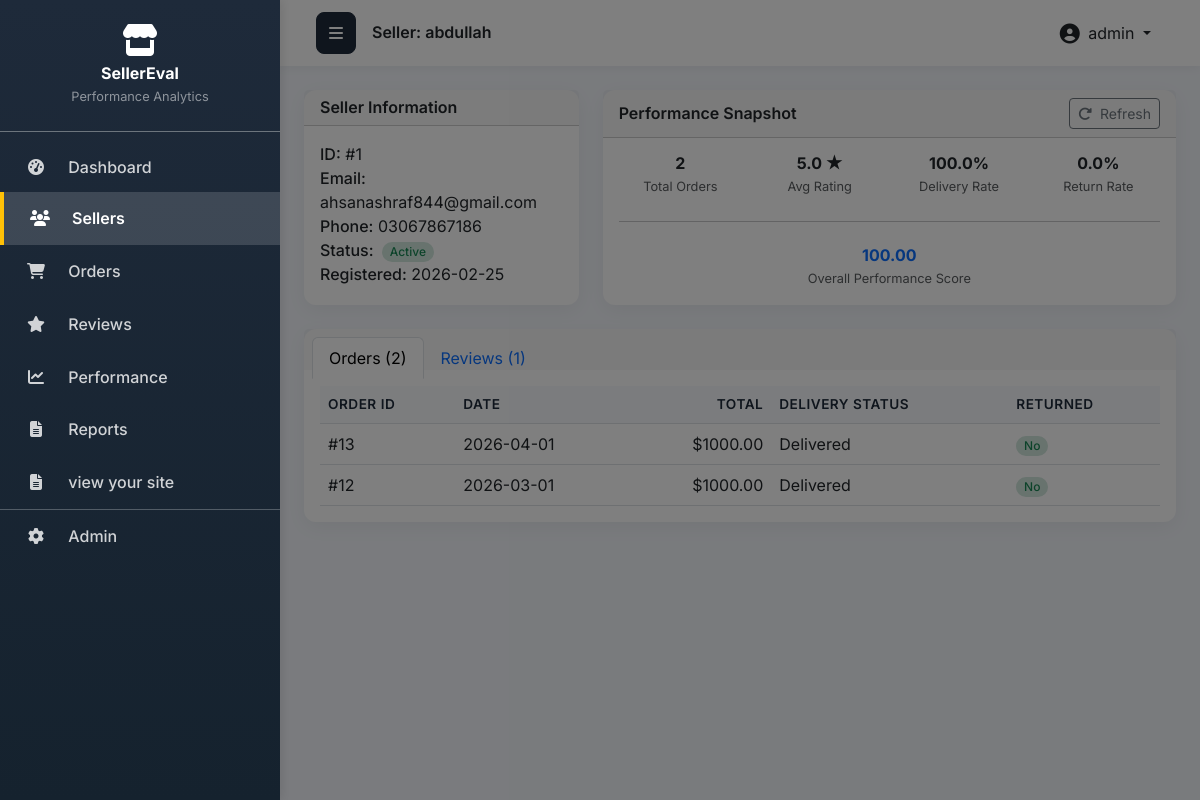
Page /sellers/1/ (signed in) on the committed database.
### appfyp/models.py (models this page shows, shortened)
class Seller(models.Model):
    STATUS_CHOICES = [
        ('Active', 'Active'),
        ('Under Review', 'Under Review'),
        ('Suspended', 'Suspended'),
    ]
    name = models.CharField(max_length=100, help_text="Seller's business name")
    email = models.EmailField(unique=True, help_text="Seller's contact email")
    phone = models.CharField(max_length=15, help_text="Seller's contact phone number")
    address = models.TextField(help_text="Seller's business address")
    status = models.CharField(
        max_length=20,
        choices=STATUS_CHOICES,
        default='Active',
        help_text="Current status of the seller account"
    )
    created_at = models.DateTimeField(
        auto_now_add=True,
        help_text="Registration date - when seller joined the platform"
    )
    class Meta:
        ordering = ['-created_at']
        verbose_name = "Seller"
        verbose_name_plural = "Sellers"

class Performance(models.Model):
    seller = models.OneToOneField(
        Seller,
        on_delete=models.CASCADE,
        related_name='performance',
        help_text="Seller this performance data belongs to"
    )
    total_orders = models.IntegerField(
        default=0,
        help_text="Total number of orders"
    )
    average_rating = models.FloatField(
        default=0.0,
        help_text="Average customer rating (1-5 scale)"
    )
    delivery_rate = models.FloatField(
        default=0.0,
        help_text="Percentage of successfully delivered orders"
    )
    return_rate = models.FloatField(
        default=0.0,
        help_text="Percentage of returned orders"
    )
    performance_score = models.FloatField(
        default=0.0,
        help_text="Calculated performance score (weighted composite)"
    )
    last_updated = models.DateTimeField(
        auto_now=True,
        help_text="Last time performance metrics were calculated"
    )
    class Meta:
        ordering = ['-performance_score']
        verbose_name = "Performance"
        verbose_name_plural = "Performances"

class Order(models.Model):
    DELIVERY_STATUS = [
        ('Delivered', 'Delivered'),
        ('Delayed', 'Delayed'),
        ('Failed', 'Failed'),
    ]
    seller = models.ForeignKey(
        Seller,
        on_delete=models.CASCADE,
        related_name='orders',
        help_text="Seller who fulfilled this order"
    )
    order_date = models.DateField(help_text="Date when order was placed")
    total_amount = models.DecimalField(
        max_digits=10,
        decimal_places=2,
        validators=[MinValueValidator(0)],
        help_text="Total order value in currency"
    )
    delivery_status = models.CharField(
        max_length=20,
        choices=DELIVERY_STATUS,
        help_text="Current delivery status"
    )
    is_returned = models.BooleanField(
        default=False,
        help_text="Whether this order was returned by customer"
    )
    class Meta:
        ordering = ['-order_date']
        verbose_name = "Order"
        verbose_name_plural = "Orders"
        indexes = [
            models.Index(fields=['-order_date']),
            models.Index(fields=['seller', '-order_date']),
            models.Index(fields=['delivery_status']),
        ]

### appfyp/views.py (the view)
# urls.py: path('sellers/<int:pk>/', views.seller_detail, name='seller_detail'),
@login_required
def seller_detail(request, pk):
    seller = get_object_or_404(Seller, pk=pk)
    performance = calculate_performance(seller)
    orders = seller.orders.all()
    delivery_filter = request.GET.get('delivery_status', '')
    if delivery_filter:
        orders = orders.filter(delivery_status=delivery_filter)
    return_filter = request.GET.get('returned', '')
    if return_filter == 'yes':
        orders = orders.filter(is_returned=True)
    elif return_filter == 'no':
        orders = orders.filter(is_returned=False)
    date_from = request.GET.get('date_from', '')
    date_to = request.GET.get('date_to', '')
    if date_from:
        orders = orders.filter(order_date__gte=date_from)
    if date_to:
        orders = orders.filter(order_date__lte=date_to)
    orders = orders.order_by('-order_date')
    seller_revenue = orders.aggregate(
        total=Sum('total_amount')
    )['total'] or 0
    seller_avg_order_value = orders.aggregate(
        avg=Avg('total_amount')
    )['avg'] or 0
    orders_by_status = orders.values('delivery_status').annotate(
        count=Count('id')
    )
    reviews = seller.reviews.all().order_by('-review_date')
    rating_distribution = reviews.values('rating').annotate(
        count=Count('id')
    ).order_by('-rating')
    thirty_days_ago = timezone.now().date() - timedelta(days=30)
    recent_orders_count = orders.filter(
        order_date__gte=thirty_days_ago
    ).count()
    recent_reviews_count = reviews.filter(
        review_date__gte=thirty_days_ago
    ).count()
    context = {
        'seller': seller,
        'orders': orders,
        'reviews': reviews,
        'performance': performance,
        'seller_revenue': round(seller_revenue, 2),
        'seller_avg_order_value': round(seller_avg_order_value, 2),
        'orders_by_status': orders_by_status,
        'rating_distribution': rating_distribution,
        'recent_orders_count': recent_orders_count,
        'recent_reviews_count': recent_reviews_count,
        'delivery_filter': delivery_filter,
        'return_filter': return_filter,
        'date_from': date_from,
        'date_to': date_to,
        'delivery_status_choices': Order.DELIVERY_STATUS,
    }
    return render(request, 'seller_detail.html', context)

### appfyp/templates/seller_detail.html (shortened to what this page needs)
{% extends 'base.html' %}
{% load static %}
{% block page_title %}Seller: {{ seller.name }}{% endblock %}
{% block content %}
<div class="row g-4">
    <div class="col-12 col-lg-4">
        <div class="card h-100">
            <div class="card-header">
                <h5 class="mb-0 fw-semibold">Seller Information</h5>
            </div>
            <div class="card-body">
                <p><span class="fw-medium">ID:</span> #{{ seller.id }}</p>
                <p><span class="fw-medium">Email:</span> {{ seller.email }}</p>
                <p><span class="fw-medium">Phone:</span> {{ seller.phone|default:"—" }}</p>
                <p>
                    <span class="fw-medium">Status:</span>
                    {% if seller.status == 'Active' %}
                        <span class="badge bg-success-subtle text-success ms-1">Active</span>
                    {% elif seller.status == 'Under Review' %}
                        <span class="badge bg-warning-subtle text-warning ms-1">Under Review</span>
                    {% elif seller.status == 'Suspended' %}
                        <span class="badge bg-danger-subtle text-danger ms-1">Suspended</span>
                    {% else %}
                        <span class="badge bg-secondary-subtle text-secondary ms-1">
                            {{ seller.get_status_display }}
                        </span>
                    {% endif %}
                </p>
                <p>
                    <span class="fw-medium">Registered:</span>
                    {{ seller.created_at|date:"Y-m-d" }}
                </p>
            </div>
        </div>
    </div>
    <div class="col-12 col-lg-8">
        <div class="card h-100">
            <div class="card-header d-flex justify-content-between align-items-center">
                <h5 class="mb-0 fw-semibold">Performance Snapshot</h5>
                <button class="btn btn-sm btn-outline-secondary" onclick="location.reload()">
                    <i class="fas fa-rotate-right me-1"></i> Refresh
                </button>
            </div>
            <div class="card-body">
                <div class="row text-center g-3">
                    <div class="col-6 col-md-3">
                        <h4 class="fw-bold mb-0">{{ performance.total_orders }}</h4>
                        <small class="text-muted">Total Orders</small>
                    </div>
                    <div class="col-6 col-md-3">
                        <h4 class="fw-bold mb-0">
                            {{ performance.average_rating|floatformat:1 }} ★
                        </h4>
                        <small class="text-muted">Avg Rating</small>
                    </div>
                    <div class="col-6 col-md-3">
                        <h4 class="fw-bold mb-0">
                            {{ performance.delivery_rate|floatformat:1 }}%
                        </h4>
                        <small class="text-muted">Delivery Rate</small>
                    </div>
                    <div class="col-6 col-md-3">
                        <h4 class="fw-bold mb-0">
                            {{ performance.return_rate|floatformat:1 }}%
                        </h4>
                        <small class="text-muted">Return Rate</small>
                    </div>
                </div>
                <hr class="my-4">
                <div class="text-center">
                    <h2 class="fw-bold text-primary mb-0">
                        {{ performance.performance_score|floatformat:2 }}
                    </h2>
                    <small class="text-muted">Overall Performance Score</small>
                </div>
            </div>
        </div>
    </div>
</div>
<div class="card mt-4">
    <div class="card-header border-bottom-0 pb-0">
        <ul class="nav nav-tabs card-header-tabs" id="sellerTabs" role="tablist">
            <li class="nav-item" role="presentation">
                <button
                    class="nav-link active"
                    id="orders-tab"
                    data-bs-toggle="tab"
                    data-bs-target="#orders-pane"
                    type="button"
                    role="tab"
                    aria-controls="orders-pane"
                    aria-selected="true">
                    Orders ({{ orders|length }})
                </button>
            </li>
            <li class="nav-item" role="presentation">
                <button
                    class="nav-link"
                    id="reviews-tab"
                    data-bs-toggle="tab"
                    data-bs-target="#reviews-pane"
                    type="button"
                    role="tab"
                    aria-controls="reviews-pane"
                    aria-selected="false">
                    Reviews ({{ reviews|length }})
                </button>
            </li>
        </ul>
    </div>
    <div class="card-body">
        <div class="tab-content" id="sellerTabsContent">
            <div
                class="tab-pane fade show active"
                id="orders-pane"
                role="tabpanel"
                aria-labelledby="orders-tab">
                <div class="table-responsive">
                    <table class="table align-middle mb-0">
                        <thead>
                            <tr>
                                <th scope="col">Order ID</th>
                                <th scope="col">Date</th>
                                <th scope="col" class="text-end">Total</th>
                                <th scope="col">Delivery Status</th>
                                <th scope="col">Returned</th>
                            </tr>
                        </thead>
                        <tbody>
                            {% for order in orders %}
                                <tr>
                                    <td>#{{ order.id }}</td>
                                    <td>{{ order.order_date|date:"Y-m-d" }}</td>
                                    <td class="text-end">
                                        ${{ order.total_amount }}
                                    </td>
                                    <td>{{ order.get_delivery_status_display }}</td>
                                    <td>
                                        {% if order.is_returned %}
                                            <span class="badge bg-danger-subtle text-danger">Yes</span>
                                        {% else %}
                                            <span class="badge bg-success-subtle text-success">No</span>
                                        {% endif %}
                                    </td>
                                </tr>
                            {% empty %}
                                <tr>
                                    <td colspan="5" class="text-center text-muted py-3">
                                        No orders found.
                                    </td>
                                </tr>
                            {% endfor %}
                        </tbody>
                    </table>
                </div>
            </div>
        </div>
    </div>
</div>
{% endblock %}

### appfyp/templates/base.html (shortened to what this page needs)
<!DOCTYPE html>
<html lang="en">
<head>
    <link href="https://cdn.jsdelivr.net/npm/bootstrap@5.3.0/dist/css/bootstrap.min.css" rel="stylesheet">
    <link rel="stylesheet" href="https://cdnjs.cloudflare.com/ajax/libs/font-awesome/6.4.0/css/all.min.css">
    {% load static %}
    <link rel="stylesheet" href="{% static 'css/output.css' %}">
</head>
<body>
    <div class="d-flex" id="wrapper">
        <div id="sidebar-overlay"></div>
        {% include 'includes/sidebar.html' %}
        <div id="page-content-wrapper">
            <nav class="navbar navbar-expand-lg">
                <div class="container-fluid">
                    <button class="btn btn-primary" id="menu-toggle">
                        <i class="fas fa-bars"></i>
                    </button>
                    <h4 class="ms-3 mb-0 fw-semibold">{% block page_title %}Dashboard{% endblock %}</h4>
                    <div class="ms-auto d-flex align-items-center">
                        <div class="dropdown">
                            <button class="btn btn-link text-dark text-decoration-none dropdown-toggle" type="button" id="userDropdown" data-bs-toggle="dropdown" aria-expanded="false">
                                <i class="fas fa-user-circle fa-lg me-1"></i>
                                {{ request.user.get_full_name|default:request.user.username }}
                            </button>
                        </div>
                    </div>
                </div>
            </nav>
            <div class="container-fluid p-4">
                {% block content %}{% endblock %}
            </div>
        </div>
    </div>
</body>
</html>

### appfyp/templates/base.html (style rules this page uses)
body { font-family: 'Inter', sans-serif; background-color: #f4f7fc; overflow-x: hidden; }
#wrapper { display: flex; min-height: 100vh; position: relative; }
#sidebar-overlay { display: none; position: fixed; top: 0; left: 0; width: 100%; height: 100%; background-color: rgba(0, 0, 0, 0.5); z-index: 999; transition: opacity 0.3s ease-in-out; }
#wrapper:not(.toggled) #sidebar-overlay { display: block; }
#page-content-wrapper { flex: 1; margin-left: 280px; min-width: 0; width: calc(100% - 280px); background-color: #f4f7fc; display: flex; flex-direction: column; transition: margin-left 0.3s ease-in-out; }
.navbar { background-color: #ffffff !important; box-shadow: 0 2px 10px rgba(0,0,0,0.05); padding: 0.75rem 1.5rem; position: sticky; top: 0; z-index: 100; }
.navbar .btn-primary { background-color: #1e2a3a; border-color: #1e2a3a; border-radius: 8px; padding: 0.5rem 0.75rem; }
.card { border: none; border-radius: 12px; box-shadow: 0 5px 20px rgba(0,0,0,0.05); transition: transform 0.2s, box-shadow 0.2s; }
.table thead th { border-top: none; background-color: #f8fafd; color: #1e2a3a; font-weight: 600; font-size: 0.85rem; text-transform: uppercase; letter-spacing: 0.5px; }
.badge { font-weight: 500; padding: 0.35em 0.65em; border-radius: 30px; }

### rows in the picture
Seller: name "abdullah", id "1", email "ahsanashraf844@gmail.com", phone "03067867186", created_at "2026-02-25"
Performance: total_orders "2", average_rating "5.0", delivery_rate "100.0", return_rate "0.0", performance_score "100.00"
Order: id "13", order_date "2026-04-01", total_amount "1000.00", delivery_status "Delivered", is_returned "No"
Order: id "12", order_date "2026-03-01", total_amount "1000.00", delivery_status "Delivered", is_returned "No"

### other values in the picture
{{ request.user.get_full_name|default:request.user.username }} "admin"
{{ orders|length }} "2"
{{ reviews|length }} "1"
